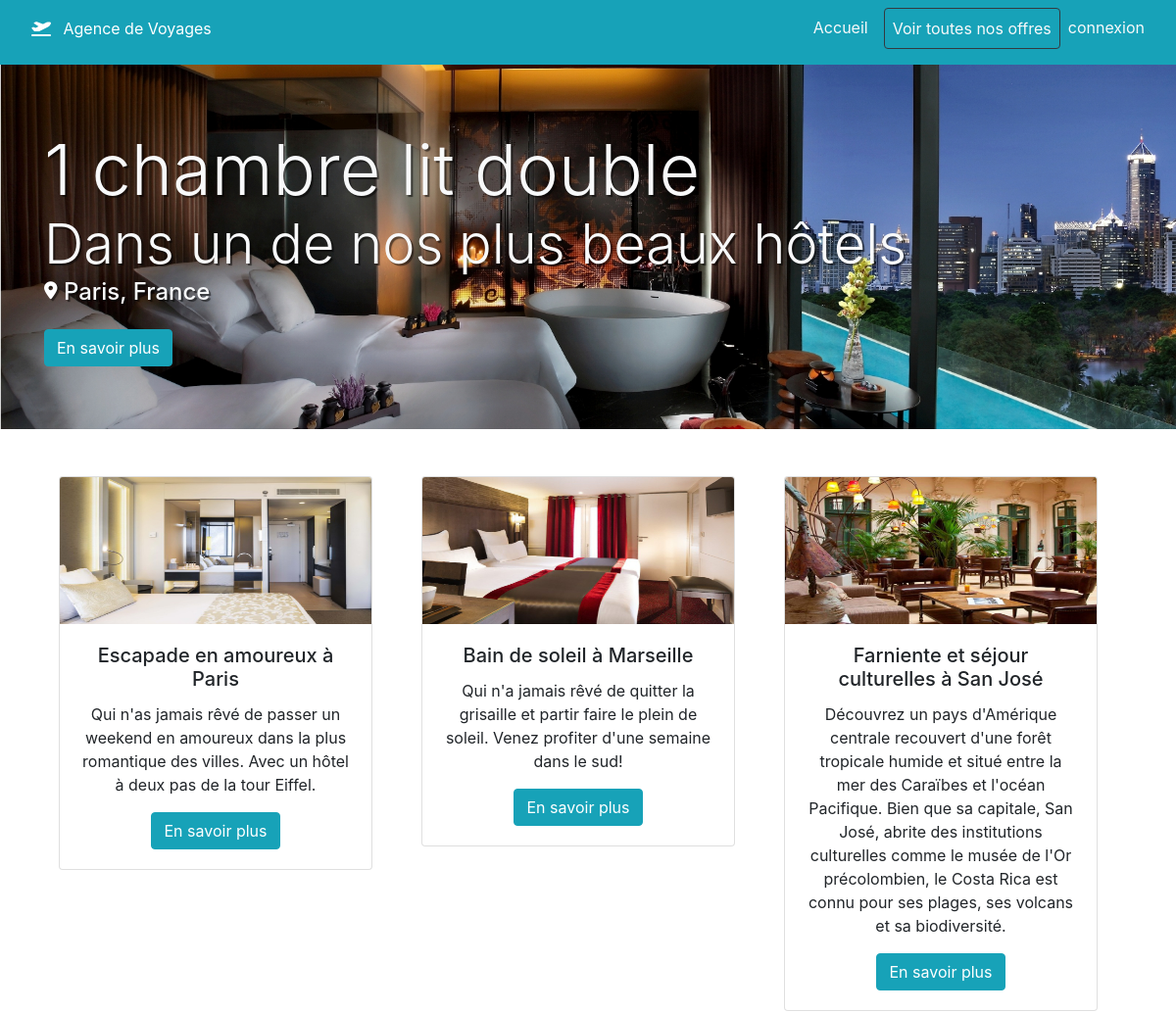
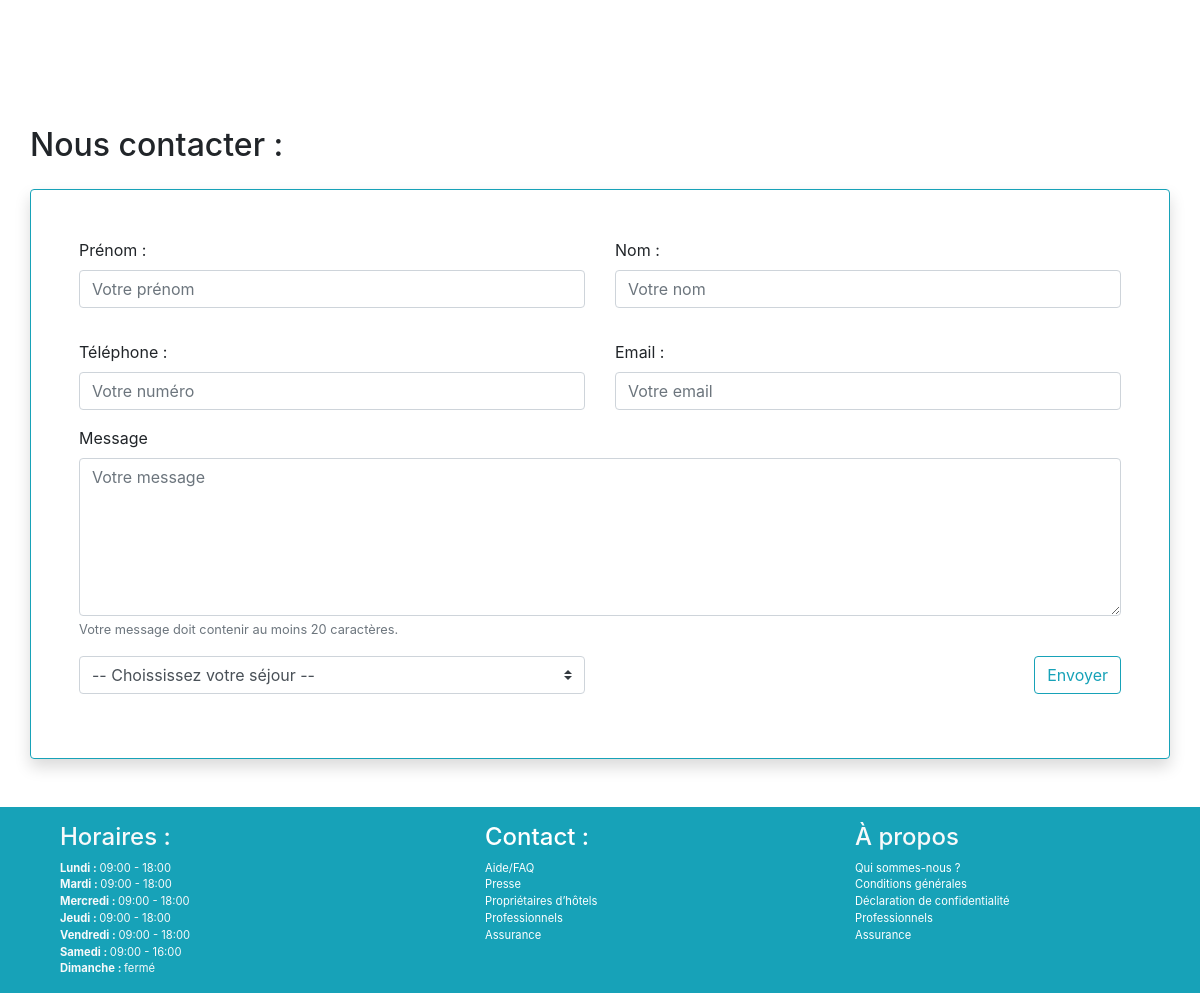
The page / on the database its author committed (2 pictures, top to bottom).
### tables this page shows
CREATE TABLE IF NOT EXISTS `travels` (
  `id` int(11) NOT NULL AUTO_INCREMENT,
  `entitled` varchar(255) NOT NULL,
  `hostel_name` varchar(255) NOT NULL,
  `country_id` int(11) NOT NULL,
  `description` text NOT NULL,
  `term` varchar(255) NOT NULL,
  `price` varchar(10) NOT NULL,
  `picture` varchar(255) NOT NULL,
  `actived` varchar(10) NOT NULL DEFAULT 'off',
  PRIMARY KEY (`id`)
);

### index.php (the view, shortened to what this page needs)
<?php
require 'inc/config.php';
include 'partials/header.php';
$sql = 'SELECT * FROM travels';
$requete = $bdd->prepare($sql);
$requete->execute();
$travels_select = $requete->fetchAll(PDO::FETCH_ASSOC);
$sql2 = 'SELECT * FROM travels ORDER BY actived = "on" DESC LIMIT 3';
$requete = $bdd->prepare($sql2);
$requete->execute();
$travels = $requete->fetchAll(PDO::FETCH_ASSOC);
?>
  <div class="jumbotron jumbotron-fluid m-0 text-light" id="bg_img_jumbotron">
    <div class="container display-3 shadow_text">1 chambre lit double</div>
    <div class="container display-4 shadow_text">Dans un de nos plus beaux hôtels</div>
    <div class="container h4 shadow_text"> <i class="fa fa-map-marker fa-xs" style="color:white" aria-hidden="true"></i>
      Paris, France</div>
    <div class="container text-light">
      <button type="button" class="btn btn-info mt-3">En savoir plus</button>
    </div>
  </div>
    <div class="container pb-5">
      <div class="row text-center py-5 mx-auto">
        <?php foreach($travels as $travel):?>
        <div class="col-12 col-lg-4 flex-wrap pb-3">
          <div class="card" style="width: 20rem;">
            <img src="img/upload/<?=$travel['picture']?>" height="150" class="card-img-top" alt="">
            <div class="card-body">
              <h5 class="card-title"><?=$travel['entitled']?></h5>
              <p class="card-text"><?=$travel['description']?></p>
              <a href="annonce.php?id=<?=$travel['id']?>" class="btn btn-info" role="button">En savoir plus</a>
            </div>
          </div>
        </div>
          <?php endforeach;?>
      </div>
    </div>
    <div class="container pb-5">
        <div class="row pt-3">
          <h2 class="pb-3">Nous contacter :</h2>
          <div class="col-12 border border-info rounded p-5 shadow">
            <form method="post">
              <div class="form-group">
                <div class="row">
                  <div class="col-6">
                    <label for="firstname">Prénom :</label>
                    <input type="text" name="input_firstname" id="firstname" class="form-control" placeholder="Votre prénom">
                  </div>
                  <div class="col-6">
                    <div class="form-group">
                      <label for="lastname">Nom :</label>
                      <input type="text" name="input_lastname" id="lastname" class="form-control" placeholder="Votre nom">
                    </div>
                  </div>
                </div>
              </div>
                <div class="row">
                  <div class="col-6">
                    <div class="form-group">
                      <label for="phone">Téléphone :</label>
                      <input type="text" name="input_phone" id="phone" class="form-control" placeholder="Votre numéro ">
                    </div>
                  </div>
                  <div class="col-6">
                    <div class="form-group">
                      <label for="email">Email :</label>
                      <input type="email" name="input_email" id="email" class="form-control" placeholder="Votre email">
                    </div>
                  </div>
                </div>
                <div class="form-group">
                  <label for="message">Message</label>
                  <textarea class="form-control" name="input_message" id="message" placeholder="Votre message" rows="6"></textarea>
                  <small class="text-muted">Votre message doit contenir au moins 20 caractères.</small>
                </div>
                <div class="row">
                  <div class="col-6">
                    <div class="input-group mb-3">
                      <select class="custom-select" name="input_select" id="pays_select">
                        <option value="0" selected>-- Choississez votre séjour --</option>
                      </select>
                    </div>
                  </div>
                  <div class="col-6">
                    <div class="text-right">
                      <button type="submit" class="btn btn-outline-info">Envoyer</button>
                  </div>
                </div>
            </form>
          </div>
        </div>
      </div>
<?php
include 'partials/footer.php';
?>

### css/style.css (style rules this page uses)
a { color: white; }
#bg_img_jumbotron { background-image: url("../img/hotel-cover.jpg"); background-position: center; background-size: cover; position: 50% 50%; }
.shadow_text { text-shadow: 2px 2px 1px rgba(0, 0, 0, 0.54); }

### rows shown on the page
travels: picture (picture), entitled "Escapade en amoureux à Paris", description "Qui n'as jamais rêvé de passer un weekend en amoureux dans la plus romantique des villes. Avec un hôtel à deux pas de la tour Eiffel."
travels: picture (picture), entitled "Bain de soleil à Marseille", description "Qui n'a jamais rêvé de quitter la grisaille et partir faire le plein de soleil. Venez profiter d'une semaine dans le sud!"
travels: picture (picture), entitled "Farniente et séjour culturelles à San José", description "Découvrez un pays d'Amérique centrale recouvert d'une forêt tropicale humide et situé entre la mer des Caraïbes et l'océan Pacifique. Bien que sa capitale, San José, abrite des institutions culturelles comme le musée de l'Or précolombien, le Costa Rica est connu pour ses plages, ses volcans et sa biodiversité."

### other values the page prints
$days[$key] "Lundi"
$value['start'] "09:00"
$value['end'] "18:00"
$days[$key] "Mardi"
$days[$key] "Mercredi"
$days[$key] "Jeudi"
$days[$key] "Vendredi"
$days[$key] "Samedi"
$value['end'] "16:00"
$days[$key] "Dimanche"
